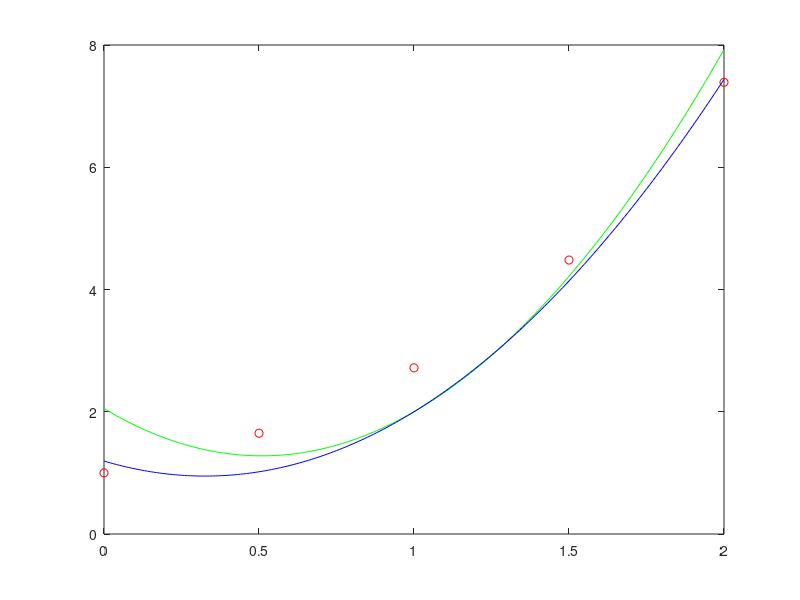

Write MATLAB code to recreate this figure.
clc
clear

xi=[0:2]';
yi=[1, 2.72, 7.39]';
xx=[0:0.01:2];

%1
H1=[(xi-1).*(xi-3) xi.*(xi-3) xi.*(xi-1)];
b1=yi;
c1=H1\b1;

%2
px=c1(1).*(xx-1).*(xx-3)+c1(2).*xx.*(xx-3) +c1(3).*xx.*(xx-1);
plot(xx, px, 'g', xi, yi, 'r*')

%3
fx=exp(xx);
error3=abs(fx-px);
plot(xx, error3, 'r')

%4
xi2=[0:0.5:2]';
yi2=exp(xi2);

H2=[(xi2-1).*(xi2-3) xi2.*(xi2-1)];
b2=yi2+ xi2.*(xi2-3);
c2=H2\b2;
px4=c2(1).*(xx-1).*(xx-3)-xx.*(xx-3)+c2(2).*xx.*(xx-1);

%5
r2=H2*c2-b2; %vector de residuos
Error5=sum(r2.^2); %Error global

%6
wi=[1, 10, 10, 10, 1]';
mp=diag(sqrt(wi));
H3=[(xi2-1).*(xi2-3) xi2.*(xi2-1)];
H3=mp*H3;
b3=mp*b2;
c3=H3\b3;

ppx=c3(1)*(xx-1).*(xx-3)-xx.*(xx-3)+c3(2)*xx.*(xx-1);

plot(xx, ppx, 'g', xi2, yi2, 'ro', xx, px4, 'b')

%7
x=0.8;
pX4=c2(1).*(x-1).*(x-3)-x.*(x-3)+c2(2).*x.*(x-1);
ppX=c3(1)*(x-1).*(x-3)-x.*(x-3)+c3(2)*x.*(x-1);
fX=exp(x);

error1=abs(fX-pX4);
error2=abs(fX-ppX);

